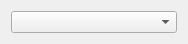
<?xml version="1.0" encoding="UTF-8"?>
<ui version="4.0">
 <class>AttribCategoriesWidget</class>
 <widget class="QWidget" name="AttribCategoriesWidget">
  <property name="geometry">
   <rect>
    <x>0</x>
    <y>0</y>
    <width>188</width>
    <height>40</height>
   </rect>
  </property>
  <property name="windowTitle">
   <string>Form</string>
  </property>
  <layout class="QVBoxLayout" name="verticalLayout">
   <item>
    <widget class="QComboBox" name="categories_cb"/>
   </item>
  </layout>
 </widget>
 <resources/>
 <connections/>
</ui>
